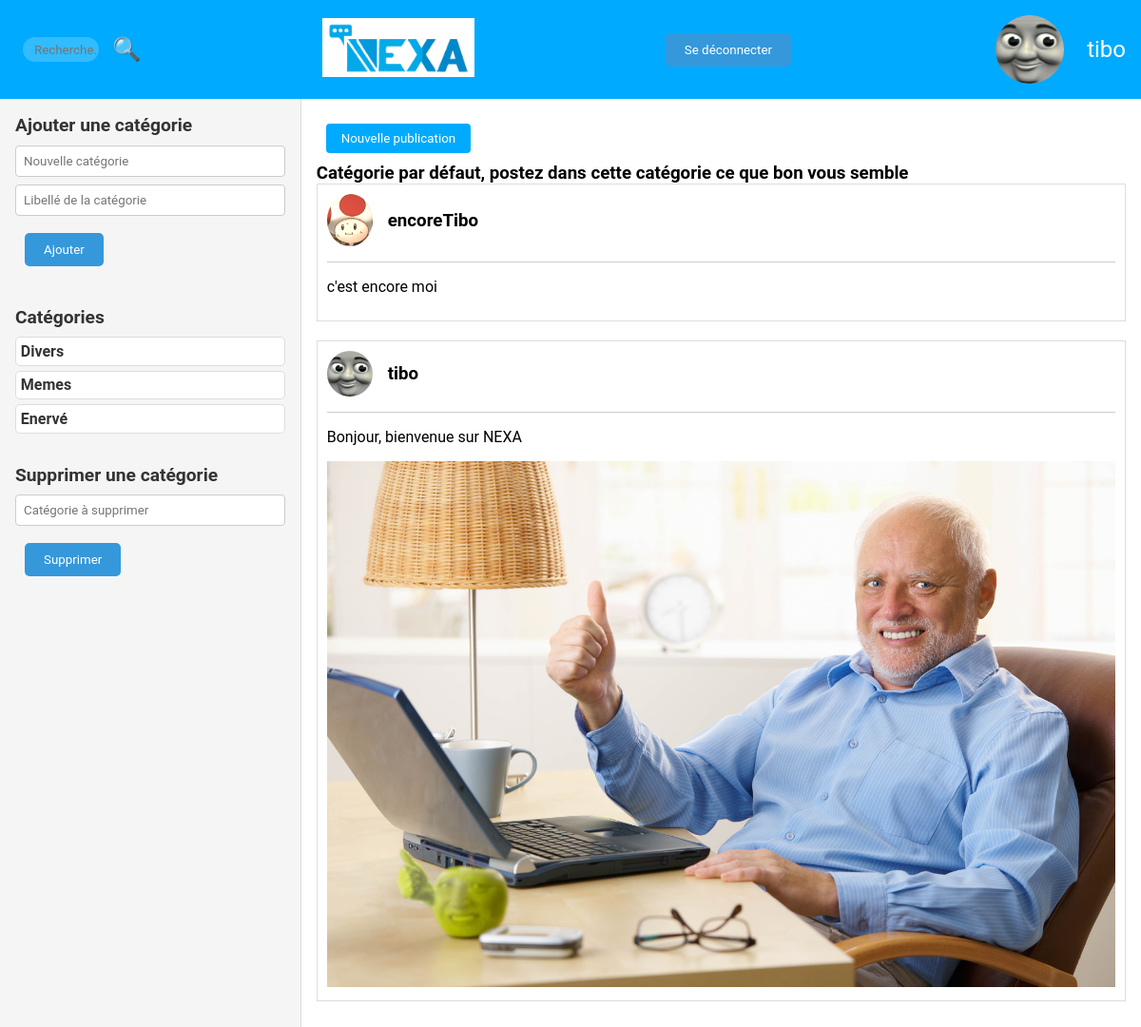
Screenshot of /views/dashboard.php?category=Divers (signed in) with the database file from the repository.
### tables this page shows
CREATE TABLE "users" (
	"id"	INTEGER NOT NULL,
	"username"	TEXT,
	"email"	TEXT,
	"mdp"	TEXT,
	"codeMDPOublie"	TEXT,
	"pp"	TEXT,
	"is_moderator"	BOOLEAN DEFAULT 0,
	"last_connexion"	DATE,
	"first_connexion"	DATE,
	"codeInscription"	VARCHAR(10), description VARCHAR2(1000),
	PRIMARY KEY("id")
);

CREATE TABLE categorie (
    id INTEGER PRIMARY KEY,
    nom_categorie TEXT NOT NULL
, libelle VARCHAR(255));

CREATE TABLE "Post" (
              id_post INTEGER PRIMARY KEY,
              user TEXT,
              pp TEXT,
              contenu TEXT,
              Time TEXT,
              Like INTEGER DEFAULT 0,  -- Ajoutez la colonne avec la valeur par défaut
              Comment INTEGER,
              partage INTEGER,
              vues INTEGER,
              id_pere INTEGER, image TEXT, categorie VARCHAR(255),
              FOREIGN KEY(user) REFERENCES Users(user),
              FOREIGN KEY(pp) REFERENCES Users(pp)
            );

### ctrl/UserController.php (called while the page is built, shortened)
<?php
require_once $_SERVER['DOCUMENT_ROOT'] . '/models/UserModel.php';
class UserController
{
    public function getUser($email)
    {
        $userModel = new UserModel();
        $user = $userModel->getUserData($email);
        return $user;
    }
}

### models/UserModel.php (called while the page is built, shortened)
<?php
class UserModel
{
    public function connectDB()
    {
        $path = __DIR__ . "/../db/db_nexa.sqlite";
        try {
            $db = new PDO('sqlite:' . $path);
            $db->setAttribute(PDO::ATTR_ERRMODE, PDO::ERRMODE_EXCEPTION);
            return $db;
        } catch (PDOException $e) {
            die('Erreur de connexion à la base de données : ' . $e->getMessage());
        }
    }
    public function getUserData($username)
    {
        $query = "SELECT * FROM users WHERE username = :username";
        $stmt = $this->connectDB()->prepare($query);
        $stmt->bindParam(':username', $username, PDO::PARAM_STR);
        $stmt->execute();
        $user_data = $stmt->fetch(PDO::FETCH_ASSOC);
        return $user_data;
    }
}

### models/CategorieModel.php (called while the page is built, shortened)
<?php
class CategorieModel
{
    public function connectDB()
    {
        $path = __DIR__ . "/../db/db_nexa.sqlite";
        try {
            $db = new PDO('sqlite:' . $path);
            $db->setAttribute(PDO::ATTR_ERRMODE, PDO::ERRMODE_EXCEPTION);
            return $db;
        } catch (PDOException $e) {
            die('Erreur de connexion à la base de données : ' . $e->getMessage());
            session_start();
            $_SESSION["error_message"] = "Connexion impossible a la DB !";
            header('Location: ../index.php');
            exit;
        }
    }
    public function getCategorieAll()
    {
        try {
            $db = $this->connectDB();
            $query = "SELECT * FROM categorie";
            $stmt = $db->query($query);
            $categories = $stmt->fetchAll(PDO::FETCH_ASSOC);
            return $categories;
        } catch (PDOException $e) {
            error_log("Erreur lors de la récupération de toutes les catégories : " . $e->getMessage());
            return [];
        }
    }
    public function getLibelleCategorie($categorie)
    {
        $query = "SELECT libelle FROM Categorie WHERE nom_categorie = :categorie";
        $stmt = $this->connectDB()->prepare($query);
        $stmt->bindParam(':categorie', $categorie);
        $stmt->execute();
        $result = $stmt->fetch(PDO::FETCH_ASSOC);
        return $result['libelle'];
    }
}

### ctrl/CategorieController.php (called while the page is built, shortened)
<?php
require_once $_SERVER['DOCUMENT_ROOT'] . '/models/CategorieModel.php';
class CategorieController
{
    public function getCategorieAll()
    {
        $categorieModel = new CategorieModel();
        $result = $categorieModel->getCategorieAll();
        return $result;
    }
    public function getLibelleCategorie($categorie)
    {
        $categorieModel = new CategorieModel();
        $libelle = $categorieModel->getLibelleCategorie($categorie);
        return $libelle;
    }
}

### ctrl/PostController.php (called while the page is built, shortened)
<?php
require_once $_SERVER['DOCUMENT_ROOT'] . ('/models/PostModel.php');
class PostController
{
    public function getPostsByCategory($categorie, $user)
    {
        $postModel = new PostModel();
        $posts = $postModel->getPostsByCategory($categorie, $user);
        return $posts;
    }
}

### models/PostModel.php (called while the page is built, shortened)
<?php
class PostModel
{
    public function connectDB()
    {
        $path = __DIR__ . "/../db/db_nexa.sqlite";
        try {
            $db = new PDO('sqlite:' . $path);
            $db->setAttribute(PDO::ATTR_ERRMODE, PDO::ERRMODE_EXCEPTION);
            return $db;
        } catch (PDOException $e) {
            die('Erreur de connexion à la base de données : ' . $e->getMessage());
            session_start();
            $_SESSION["error_message"] = "Connexion impossible a la DB !";
            header('Location: ../index.php');
            exit;
        }
    }
    public function getPostsByCategory($categorie, $user)
    {
        $query = "SELECT Post.*,
                  (SELECT COUNT(*) FROM Likes WHERE Likes.post_id = Post.id_post) as LikeCount,
                  (SELECT COUNT(*) FROM Likes WHERE Likes.post_id = Post.id_post AND Likes.user = :user) as user_liked,
                  Users.pp AS user_pp
                  FROM Post
                  LEFT JOIN Users ON Post.user = Users.username
                  WHERE categorie = :categorie
                  AND id_pere IS NULL
                  ORDER BY Time DESC";
        $stmt = $this->connectDB()->prepare($query);
        $stmt->bindParam(':categorie', $categorie, PDO::PARAM_STR);
        $stmt->bindParam(':user', $user, PDO::PARAM_STR);
        $stmt->execute();
        $results = $stmt->fetchAll(PDO::FETCH_ASSOC);
        return $results;
    }
}

### views/dashboard.php (the view, shortened to what this page needs)
<?php
$user = isset($_SESSION['username']) ? $_SESSION['username'] : 'err_user';
require_once('../ctrl/UserController.php');
$userCtrl = new UserController();
$user_data = $userCtrl->getUser($user);
require_once('../ctrl/PostController.php');
if (isset($_GET['category'])) {
    $categorie = $_GET['category'];
    $postCtrl = new PostController();
    $posts = $postCtrl->getPostsByCategory($categorie, $user);
    require_once('../ctrl/CategorieController.php');
    $categorieCtrl = new CategorieController();
    $categorieLibelle = $categorieCtrl->getLibelleCategorie($categorie);
} elseif (isset($_GET['scearch'])) {
    $contenu = $_GET['scearch'];
    $postCtrl = new PostController();
    $posts = $postCtrl->getPostsByContenu($contenu, $user);
} else {
    $postCtrl = new PostController();
    $posts = $postCtrl->getPostsAll($user);
    $categorieLibelle = "Toutes les catégories";
}
require_once('../ctrl/CategorieController.php');
$categorieCtrl = new CategorieController();
$categorie_fetch = $categorieCtrl->getCategorieAll();
$categorieLeftPannel = $categorie_fetch;
$is_moderator = $user_data['is_moderator'];
?>
<!DOCTYPE html>
<html lang="fr">
<head>
    <link rel="stylesheet" href="../css/dashboard.css">
</head>
<body class="dashboard-body">
    <?php include('header.php'); ?>
    <main class="main-content">
        <section class="left-panel">
            <?php if ($is_moderator == 1): ?>
                <h2 class="section-title">Ajouter une catégorie</h2>
                <form id="addCategoryForm" class="category-form" action="../Categorie/ajouterCategorie" method="post">
                    <input type="text" name="nom_categorie" id="newCategory" class="category-input"
                        placeholder="Nouvelle catégorie" required>
                    <input type="text" name="libelle" id="newLibelle" class="category-input"
                        placeholder="Libellé de la catégorie" required>
                    <button type="submit" class="category-button dashboard-button">Ajouter</button>
                </form>
            <?php endif; ?>
            <h2 class="section-title">Catégories</h2>
            <ul id="categoryList" class="category-list">
                <?php
                foreach ($categorieLeftPannel as $categorie): ?>
                    <a href="dashboard.php?category=<?php echo $categorie['nom_categorie']; ?>">
                        <h3 class="category-item">
                            <?php echo $categorie['nom_categorie']; ?>
                        </h3>
                    </a>
                <?php endforeach; ?>
            </ul>
            <?php if ($is_moderator == 1): ?>
                <h2 class="section-title">Supprimer une catégorie</h2>
                <form id="removeCategoryForm" class="category-form" action="../Categorie/removeCategorie" method="post">
                    <input type="text" name="nom_categorie" id="newCategory" class="category-input"
                        placeholder="Catégorie à supprimer" required>
                    <button type="submit" class="category-button dashboard-button">Supprimer</button>
                </form>
            <?php endif; ?>
        </section>
        <section class="right-panel">
            <button id="ouvrirPublication" class="dashboard-button">Nouvelle publication</button>
            <h3>
                <?php echo $categorieLibelle; ?>
            </h3>
            <?php include('afficherpost.php'); ?>
        </section>
    </main>
</body>
</html>

### views/header.php (shortened to what this page needs)
<link rel="stylesheet" href="../css/header.css">
<header class="header-body">
    <div class="left-header">
        <form method="GET" id="searchForm" class="search-form" action="../Post/getPostsByContenu">
            <div class="left-header">
                <input type="text" id="searchInput" name="contenu" class="search-input" placeholder="Recherche..."
                    required>
                <button id="searchBtn" class="search-btn" type="submit">🔍</button>
            </div>
        </form>
    </div>
    <a href="dashboard.php"><img src="../Images/Logos/Logo_Nexa.png" alt="Logo Nexa" class="logo-img"></a>
    <form action="../User/logout" method="post">
        <input class='button' type="submit" name="logout" value="Se déconnecter">
    </form>
    <div class="user-icon">
        <a href="profil.php" class="username-link"><img src="../<?php echo $user_data['pp']; ?>" alt="Profil"
                class="post-pp post-pp-hover"></a>
        <?php echo $user; ?>
    </div>
</header>

### views/afficherpost.php
<link rel="stylesheet" href="../css/afficherpost.css">
<?php
foreach ($posts as $post): ?>
    <div class="afficherpost">
        <a href="profilViewer.php?user=<?php echo $post['user']; ?>">
            <div class="post">
                <div class="post-header">
                    <img src="../<?php echo $post['user_pp']; ?>" alt="Photo de profil de l'utilisateur"
                        class="post-pp post-pp-hover">
                    <h3 class="post-username">
                        <?php echo $post['user']; ?>
                    </h3>
                </div>
        </a>
        <hr class="post-divider">
        <p class="post-content">
            <?php echo $post['contenu']; ?>
        </p>
        <?php if (!empty($post['image'])): ?>
            <img src="../<?php echo $post['image']; ?>" alt="Photo de profil" class="post-image" />
        <?php endif; ?>
    </div>
<?php endforeach; ?>

### css/dashboard.css (style rules this page uses)
* { font-family: 'Roboto', sans-serif; margin: 0; padding: 0; box-sizing: border-box; }
.dashboard-body a { text-decoration: none; color: #000; }
.dashboard-body { margin: 0; padding: 0; }
.dashboard-body .main-content { display: flex; justify-content: space-between; height: calc(100vh - 3.7em); }
.dashboard-body .left-panel { flex: 1; padding: 1em; border-right: 0.12em solid #ddd; overflow-y: auto; }
.dashboard-body .right-panel { flex: 3; padding: 1em; overflow-y: auto; }
#ouvrirPublication { background-color: #00aaff; color: white; padding: 0.6em 1.2em; border: none; border-radius: 0.3em; cursor: pointer; }
.dashboard-body .left-panel { flex: 1; padding: 1em; border-right: 0.12em solid #ddd; overflow-y: auto; background-color: #f5f5f5; }
.dashboard-body .section-title { font-size: 1.2em; margin-bottom: 0.5em; color: #333; }
.dashboard-body .category-form { margin-bottom: 2em; }
.dashboard-body .category-input { width: 100%; padding: 0.6em; border: 1px solid #ccc; border-radius: 0.3em; margin-bottom: 0.6em; background-color: #fff; color: #333; transition: border-color 0.3s ease; }
.dashboard-body .category-button { background-color: #00aaff; color: #fff; border: none; padding: 0.6em 1.2em; border-radius: 0.3em; cursor: pointer; transition: background-color 0.3s ease-in-out; }
.dashboard-body .category-list { list-style: none; padding: 0; margin-bottom: 2em; }
.dashboard-body .category-item { font-size: 1em; margin: 0; color: #333; padding: 0.3em; background-color: #fff; border: 1px solid #ddd; border-radius: 0.3em; cursor: pointer; transition: background-color 0.3s ease; margin-bottom: 0.3em; }
.dashboard-body .dashboard-button { background-color: #3498db; color: #fff; border: none; padding: 10px 20px; border-radius: 5px; cursor: pointer; margin: 10px; transition: background-color 0.3s ease-in-out; }

### css/header.css (style rules this page uses)
.header-body { background-color: #00aaff; color: white; padding: 1em; display: flex; justify-content: space-between; align-items: center; width: 100%; }
.header-body .left-header { display: flex; align-items: center; }
.header-body .logo-img { width: 10em; background-color: white; padding: 0.3em; text-align: center; }
.header-body .search-btn, .header-body .search-input { margin-left: 0.6em; }
.header-body .search-btn { background: none; border: none; color: white; font-size: 1.5em; cursor: pointer; }
.header-body .search-input { width: 6em; height: 2em; border: none; border-radius: 1em; padding-left: 0.9em; background: rgba(255, 255, 255, 0.2); color: white; transition: width 0.4s ease, background 0.4s ease; outline: none; }
.header-body .user-icon { font-size: 1.5em; display: flex; align-items: center; }
.header-body .username-link { display: flex; align-items: center; color: white; text-decoration: none; margin-left: 0.6em; }
.header-body .button { background-color: #3498db; color: #fff; border: none; padding: 10px 20px; border-radius: 5px; cursor: pointer; margin: 10px; transition: background-color 0.3s ease-in-out; }
.header-body .post-pp { width: 3em; height: 3em; border-radius: 50%; margin-right: 1em; }

### css/afficherpost.css (style rules this page uses)
.afficherpost .post { border: 1px solid #ddd; padding: 10px; margin-bottom: 20px; }
.afficherpost .post img { max-width: 100%; height: auto; }
.afficherpost .post p { font-size: 16px; }
.afficherpost .post-header { display: flex; align-items: center; margin-bottom: 1em; }
.afficherpost .post-pp { width: 3em; height: 3em; border-radius: 50%; margin-right: 1em; }
.afficherpost .post-username { font-weight: bold; }
.afficherpost .post-divider { margin-bottom: 1em; border: 0; border-top: 1px solid #ccc; }
.afficherpost .post-content { margin-top: 1em; margin-bottom: 1em; }
.afficherpost .post-image { max-width: 65vw; max-height: 65vh; }

### rows the page displays
users: pp (picture)
categorie: nom_categorie "Divers", libelle "Catégorie par défaut, postez dans cette catégorie ce que bon vous semble"
categorie: nom_categorie "Memes"
categorie: nom_categorie "Enervé"
post: shows a picture, user "encoreTibo", contenu "c'est encore moi"
post: shows a picture, user "tibo", contenu "Bonjour, bienvenue sur NEXA", image (picture)

### other values shown
$user "tibo"
